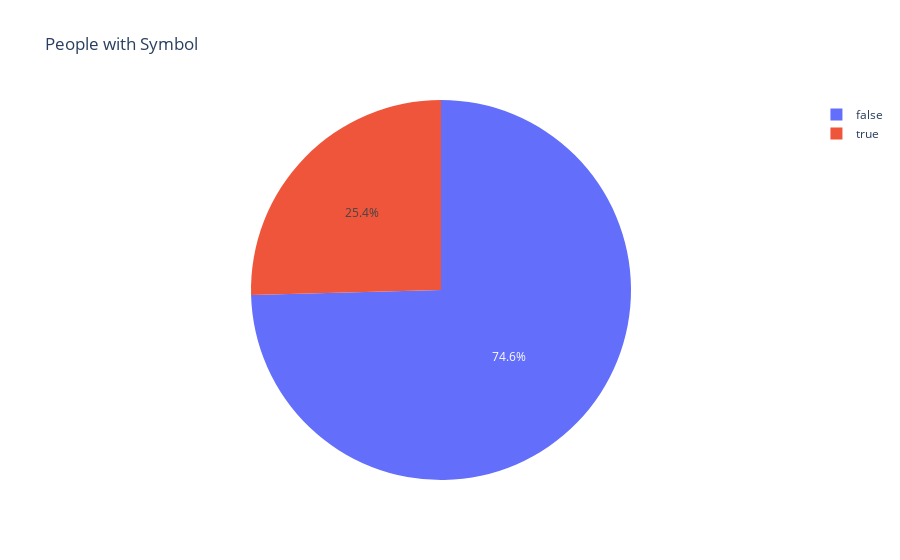

Here is the notebook cell this chart was saved with:
### Markdown cell above
One interesting point in this ledger is that it has a column that counts whether there is a symbol on each member(symbolExist), which I think can be used to determine which KKK members are real and which are just related.

### Code cell
symbol_counts = kkk_df['symbolExists'].value_counts().reset_index()
symbol_counts.columns = ['Symbol', 'Count']

fig = px.pie(symbol_counts, names='Symbol', values='Count',
             title='People with Symbol')

fig.show()

### Figure 1 — Plotly figure (JSON) as saved in the notebook; plotly's stock layout.template omitted (floating-point values rounded to 4 significant figures)
{"data": [{"domain": {"x": [0, 1], "y": [0, 1]}, "hovertemplate": "Symbol=%{label}<br>Count=%{value}<extra></extra>", "labels": [false, true], "legendgroup": "", "name": "", "showlegend": true, "type": "pie", "values": [22103, 7532]}], "layout": {"autosize": true, "legend": {"tracegroupgap": 0}, "title": {"text": "People with Symbol"}}}
